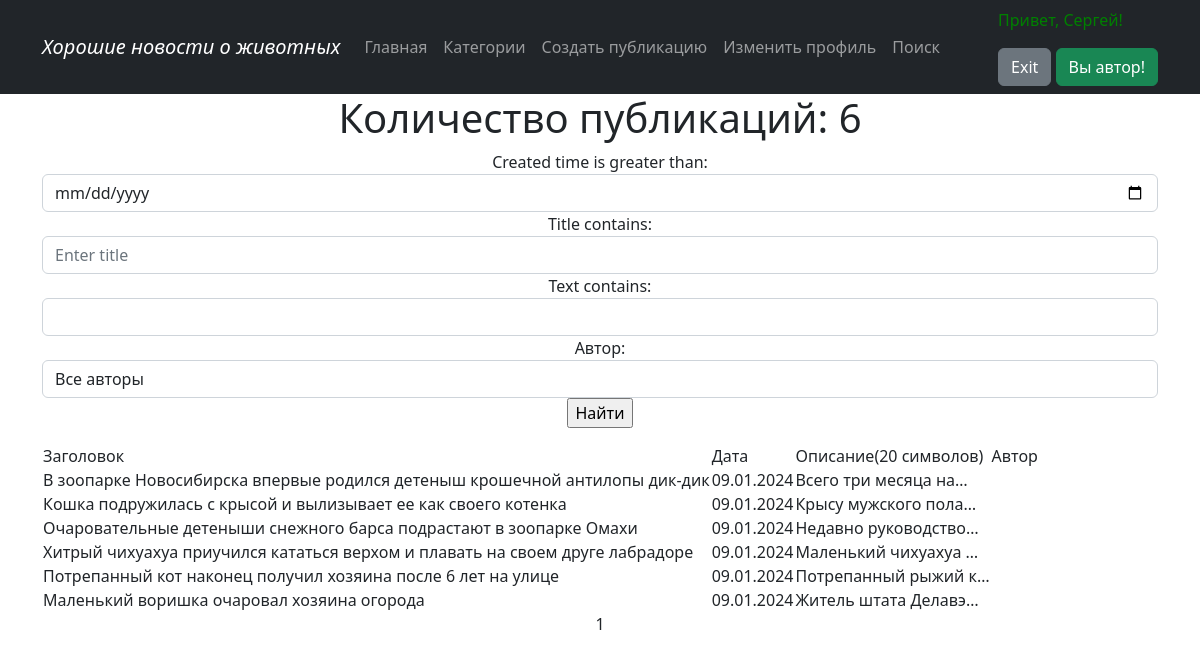
/news/search/ (signed in), run on the app's committed database.
### news/models.py (models this page shows, shortened)
class Post(models.Model):
    author = models.ForeignKey(Author, on_delete=models.CASCADE)
    content_type = models.CharField(max_length=10, choices=[
        ('статья', 'Статья'), ('новость', 'Новость')])
    created_time = models.DateTimeField(auto_now_add=True)
    categories = models.ManyToManyField(Category, through='PostCategory',
                                        related_name='PostCategory')
    title = models.CharField(max_length=255)
    text = models.TextField()
    rating = models.IntegerField(default=0)

### news/views.py (the view)
# urls.py: path('search/', SearchNews.as_view()),
class SearchNews(FilterView):
    model = Post
    filterset_class = PostFilter
    template_name = 'search.html'
    paginate_by = 10
    context_object_name = 'news'

### news/models.py (called while the page is built)
    def __str__(self):
        return self.user.username

### news/templatetags/custom_filters.py (called while the page is built)
@register.filter()
def censor(text):
    list_words = text.split()
    censor_words = {'салюты', 'игрушки', }
    censor_text = []
    if isinstance(text, str):
        for word in list_words:
            if word.lower() in censor_words:
                word = f'{word[0]}{"*" * (len(word) - 2)}{word[-1]}'
            censor_text.append(word)
        return ' '.join(censor_text)

### templates/search.html (shortened to what this page needs)
{% extends 'flatpages/default.html' %}
{% load custom_filters %}
{% block content %}
<h1>Количество публикаций: {{ news | length}}</h1>
<form method="GET">
    {{ filter.form }}
    <input type="submit" value="Найти">
</form>
{% if news %}
<table>
<tr>
    <td>Заголовок</td>
    <td>Дата</td>
    <td>Описание(20 символов)</td>
    <td>Автор</td>
</tr>
{% for item in filter.qs %}
    <tr>
        <td>{{ item.title | censor }}</td>
        <td>{{ item.created_time | date:'d.m.Y' }}</td>
        <td>{{ item.text | truncatechars:20 }}</td>
        <td>{{ item.autor | censor }}</td>
    </tr>
    {% endfor %}
</table>
{% else %}
<h2>Нечего выводить!</h2>
{% endif %}
{{ page_obj.number }}
{% endblock content %}

### templates/flatpages/default.html (shortened to what this page needs)
{% load static %}
<html lang="en">
    <head>
        <link href="{% static 'css/styles.css' %}" rel="stylesheet" />
    </head>
    <body>
  <nav class="navbar navbar-expand-lg navbar-dark bg-dark static-top">
    {% load cache %}
    {% cache 30 common %}
        {% block header %}
    <div class="container">
      <a class="navbar-brand" href="#"><i>Хорошие новости о животных</i></a>
      <div class="collapse navbar-collapse justify-content-between" id="navbarResponsive">
                    <ul class="navbar-nav ml-auto">
                        <li class="nav-item active">
                            <a class="nav-link" href="/news/">Главная</a>
                        </li>
                        <li class="nav-item active">
                            <a class="nav-link" href="/category">Категории</a>
                        </li>
                        {% block create_post %}
                        <li class="nav-item">
                            <a class="nav-link" href="{% url 'newpost' %}">Создать публикацию</a>
                        </li>
                        {% endblock create_post %}
                        {% endblock header %}
                        {% block user_profile %}
                        {% if request.user.is_authenticated %}
                        <li class="nav-item">
                            <a class="nav-link" href="">Изменить профиль</a>
                        </li>
                        {% endif %}
                        {% endblock user_profile %}
                        {% block search %}
                        <li class="nav-item">
                            <a class="nav-link" href="/news/search/">Поиск</a>
                        </li>
                        {% endblock search %}
                        {% endcache %}
                   </ul>
                    {% block user_greeting %}
                    <ul class="navbar-nav mr-auto">
                        <li class="nav-item">
                            {% if request.user.is_authenticated %}
                            <p style="color: green;">Привет, {{ request.user.username }}!</p>
                            <a href="" class="btn btn-secondary">Exit</a>
                            {% if is_not_author %}
                            <a href="{% url 'upgrade' %}" class="btn btn-success"> Хочу стать автором</a>
                            {% else %}
                            <button class="btn btn-success">Вы автор!</button>
                            {% endif %}
                            {% else %}
                            <p style="color: red;">Вы не зарегистрированы!</p>
                              <a href="" class="btn btn-primary">Вход</a>
                            <a href="" class="btn btn-primary">Регистрация</a>
                            {% endif %}
                        </li>
                   </ul>
                    {% endblock user_greeting %}
   </div>
       </div>
</nav>
        <div class="container">
            <div class="row">
                <div class="col-lg-12 text-center">
                    {% block content %}{% endblock content %}
                </div>
            </div>
        </div>
    </body>
</html>

### data on the page
Post: title|censor "В зоопарке Новосибирска впервые родился детеныш крошечной антилопы дик-дик", created_time "09.01.2024", text "Всего три месяца на…"
Post: title|censor "Кошка подружилась с крысой и вылизывает ее как своего котенка", created_time "09.01.2024", text "Крысу мужского пола…"
Post: title|censor "Очаровательные детеныши снежного барса подрастают в зоопарке Омахи", created_time "09.01.2024", text "Недавно руководство…"
Post: title|censor "Хитрый чихуахуа приучился кататься верхом и плавать на своем друге лабрадоре", created_time "09.01.2024", text "Маленький чихуахуа …"
Post: title|censor "Потрепанный кот наконец получил хозяина после 6 лет на улице", created_time "09.01.2024", text "Потрепанный рыжий к…"
Post: title|censor "Маленький воришка очаровал хозяина огорода", created_time "09.01.2024", text "Житель штата Делавэ…"

### other printed values
{{ request.user.username }} "Сергей"
{{ news | length }} "6"
{{ page_obj.number }} "1"
